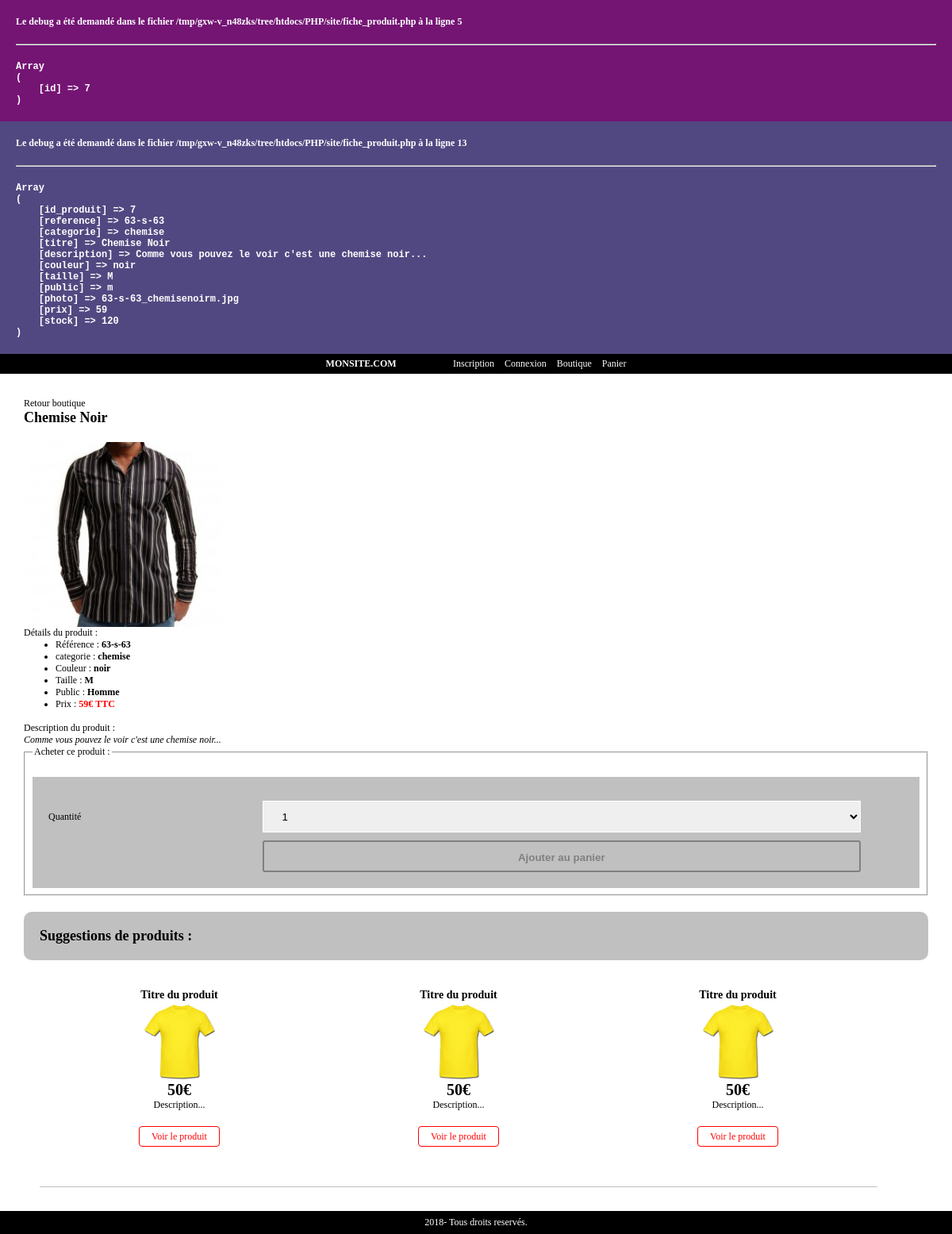
Page /htdocs/PHP/site/fiche_produit.php?id=7 on the committed database.
### tables this page shows
CREATE TABLE IF NOT EXISTS `produit` (
  `id_produit` int(3) NOT NULL,
  `reference` varchar(20) NOT NULL,
  `categorie` varchar(20) NOT NULL,
  `titre` varchar(100) NOT NULL,
  `description` text NOT NULL,
  `couleur` varchar(20) NOT NULL,
  `taille` varchar(5) NOT NULL,
  `public` enum('m','f','mixte') NOT NULL,
  `photo` varchar(250) NOT NULL,
  `prix` int(3) NOT NULL,
  `stock` int(3) NOT NULL
);

### htdocs/PHP/site/fiche_produit.php (the view, shortened to what this page needs)
<?php
require_once('inc/init.inc.php');
if (isset($_GET['id']) && !empty($_GET['id']) && is_numeric($_GET['id'])){
	$resultat = $pdo -> prepare("SELECT * FROM produit WHERE id_produit = :id_produit");
	$resultat -> bindParam(':id_produit', $_GET['id'], PDO::PARAM_INT);
	$resultat -> execute();
	if ($resultat -> rowCount() > 0 ) {
		$produit = $resultat -> fetch();
		extract($produit);
	}
	else{
		header('location:boutique.php');
	}
}
else{
	header('location:boutique.php');
}
require_once('inc/header.inc.php');
?>
<a href="boutique.php">Retour boutique</a>
<h1><?= $titre ?></h1>
<img src="photo/<?= $photo ?>" width="250">
<p>Détails du produit :</p>
<ul>
	<li>Référence : <b><?= $reference ?></b></li>
	<li>categorie : <b><?= $categorie ?></b></li>
	<li>Couleur : <b><?= $couleur ?></b></li>
	<li>Taille : <b><?= $taille ?></b></li>
	<li>Public : <b><?php
		if ($public == 'm') {echo 'Homme';} elseif ($public == 'f') {echo 'Femme';}	else{echo 'mixte';} ?></b></li>
	<li>Prix : <b style="color: red; font-style: 20px"><?= $prix ?>€ TTC</b></li>
</ul><br>
<p>Description du produit : <br>
	<em><?= $description ?></em></p>
<fieldset>
	<legend>Acheter ce produit :</legend>
	<form method="post" action="">
		<label>Quantité</label>
		<select name="quantite">
			<?php
			for ($i=1; $i <= 5 && $i <= $stock ; $i++) {
				echo '<option>' . $i . '</option>';
			}
			?>
		</select>
		<input type="submit" value="Ajouter au panier">
	</form>
</fieldset>
<div class="profil">
	<h2>Suggestions de produits :</h2>
	<div class="boutique-produit">
		<h3>Titre du produit</h3>
		<a href=""><img src="photo/jaune.png" height="100"></a>
		<p style="font-weight: bold; font-size: 20px;">50€</p>
		<p style="height: 40px;">Description...</p>
		<a style="padding: 5px 15px; border: 1px solid red; color: red; border-radius: 4px" href="">Voir le produit</a>
	</div>
	<div class="boutique-produit">
		<h3>Titre du produit</h3>
		<a href=""><img src="photo/jaune.png" height="100"></a>
		<p style="font-weight: bold; font-size: 20px;">50€</p>
		<p style="height: 40px;">Description...</p>
		<a style="padding: 5px 15px; border: 1px solid red; color: red; border-radius: 4px" href="">Voir le produit</a>
	</div>
	<div class="boutique-produit">
		<h3>Titre du produit</h3>
		<a href=""><img src="photo/jaune.png" height="100"></a>
		<p style="font-weight: bold; font-size: 20px;">50€</p>
		<p style="height: 40px;">Description...</p>
		<a style="padding: 5px 15px; border: 1px solid red; color: red; border-radius: 4px" href="">Voir le produit</a>
	</div>
</div>
<?php
require('inc/footer.inc.php');
?>

### htdocs/PHP/site/css/style.css (style rules this page uses)
* { margin: 0; }
body { font-family : verdana; font-size: 12px; }
a { text-decoration: none; color: #000; }
.boutique-produit { float: left; width: 30%; text-align: center; padding: 5%; border-bottom: 1px solid #c0c0c0; }
.profil .boutique-produit { width: 22%; }
form { margin-top: 20px; padding: 20px; background : silver; overflow: hidden; }
form label { float: left; width: 25%; height: 40px; line-height: 40px; vertical-align: middle; margin-top: 10px; }
form input, form select, form textarea { float: left; width: 70%; height: 40px; line-height: 40px; vertical-align: middle; margin-top: 10px; text-indent: 20px; border: none; border: 1px solid white; }
form input { border-radius: 3px; }
form input[type='submit'] { margin-left: 25%; }
form input[type="submit"] { border : 2px solid grey; background : transparent; color: grey; font-weight: bold; border-radius : 3px; padding: 10px; text-align: center; cursor: pointer; transition: 0.5s; vertical-align: middle; line-height: 20px; text-indent: 0px; }
h1 { margin-bottom: 20px; }
.profil { background: silver; padding: 20px; border-radius: 10px; margin-top: 20px; }

### rows in the picture
produit: titre "Chemise Noir", photo (picture), reference "63-s-63", categorie "chemise", couleur "noir", taille "M", prix "59", description "Comme vous pouvez le voir c'est une chemise noir..."

### other values in the picture
$trace[0]['line'] "5 13"
form field quantite "1"
